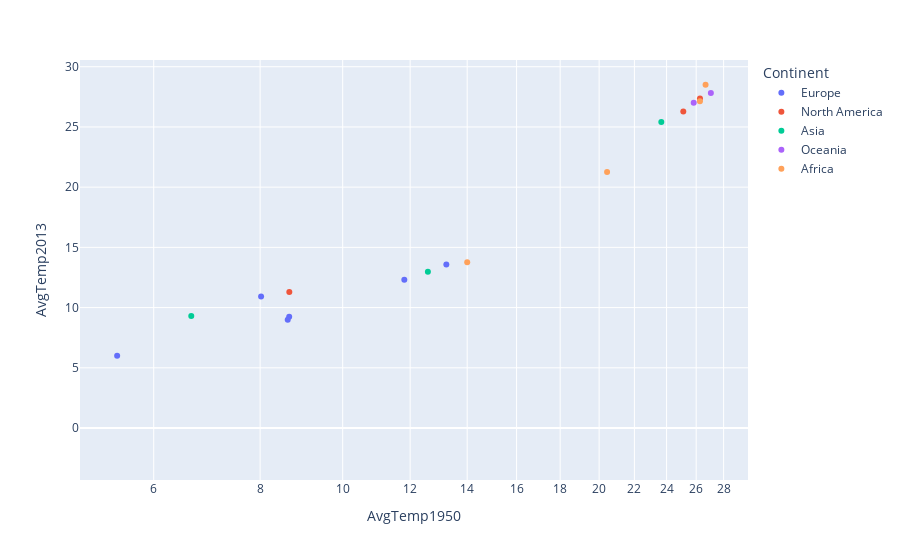

Write notebook code for a chart like this one.
### Code cell
fig = px.scatter(comparison3, x="AvgTemp1950", y="AvgTemp2013", color="Continent",
                 hover_name="Country", log_x=True, size_max=60)
fig.show()

### Figure 1 — Plotly figure (JSON) as saved in the notebook; plotly's stock layout.template omitted (floating-point values rounded to 4 significant figures)
{"data": [{"hovertemplate": "<b>%{hovertext}</b><br><br>Continent=Europe<br>AvgTemp1950=%{x}<br>AvgTemp2013=%{y}<extra></extra>", "hovertext": ["Andorra", "France", "Germany", "Liechtenstein", "Russia", "Ukraine", "United Kingdom"], "legendgroup": "Europe", "marker": {"color": "#636efa", "symbol": "circle"}, "mode": "markers", "name": "Europe", "orientation": "v", "showlegend": true, "type": "scatter", "x": [11.81, 13.23, 8.653, 5.436, -5.609, 8.021, 8.619], "xaxis": "x", "y": [12.31, 13.58, 9.235, 6.002, -2.263, 10.91, 8.998], "yaxis": "y"}, {"hovertemplate": "<b>%{hovertext}</b><br><br>Continent=North America<br>AvgTemp1950=%{x}<br>AvgTemp2013=%{y}<extra></extra>", "hovertext": ["Anguilla", "Canada", "Puerto Rico", "United States"], "legendgroup": "North America", "marker": {"color": "#EF553B", "symbol": "circle"}, "mode": "markers", "name": "North America", "orientation": "v", "showlegend": true, "type": "scatter", "x": [26.27, -5.953, 25.11, 8.656], "xaxis": "x", "y": [27.36, -1.641, 26.28, 11.3], "yaxis": "y"}, {"hovertemplate": "<b>%{hovertext}</b><br><br>Continent=Asia<br>AvgTemp1950=%{x}<br>AvgTemp2013=%{y}<extra></extra>", "hovertext": ["China", "India", "Japan"], "legendgroup": "Asia", "marker": {"color": "#00cc96", "symbol": "circle"}, "mode": "markers", "name": "Asia", "orientation": "v", "showlegend": true, "type": "scatter", "x": [6.641, 23.66, 12.59], "xaxis": "x", "y": [9.295, 25.41, 12.96], "yaxis": "y"}, {"hovertemplate": "<b>%{hovertext}</b><br><br>Continent=Oceania<br>AvgTemp1950=%{x}<br>AvgTemp2013=%{y}<extra></extra>", "hovertext": ["Christmas Island", "Palau"], "legendgroup": "Oceania", "marker": {"color": "#ab63fa", "symbol": "circle"}, "mode": "markers", "name": "Oceania", "orientation": "v", "showlegend": true, "type": "scatter", "x": [25.82, 27.05], "xaxis": "x", "y": [27.01, 27.82], "yaxis": "y"}, {"hovertemplate": "<b>%{hovertext}</b><br><br>Continent=Africa<br>AvgTemp1950=%{x}<br>AvgTemp2013=%{y}<extra></extra>", "hovertext": ["Eritrea", "Lesotho", "Mayotte", "Namibia"], "legendgroup": "Africa", "marker": {"color": "#FFA15A", "symbol": "circle"}, "mode": "markers", "name": "Africa", "orientation": "v", "showlegend": true, "type": "scatter", "x": [26.67, 14.0, 26.26, 20.43], "xaxis": "x", "y": [28.5, 13.77, 27.13, 21.27], "yaxis": "y"}], "layout": {"legend": {"title": {"text": "Continent"}, "tracegroupgap": 0}, "margin": {"t": 60}, "xaxis": {"anchor": "y", "domain": [0, 1], "title": {"text": "AvgTemp1950"}, "type": "log"}, "yaxis": {"anchor": "x", "domain": [0, 1], "title": {"text": "AvgTemp2013"}}}}
